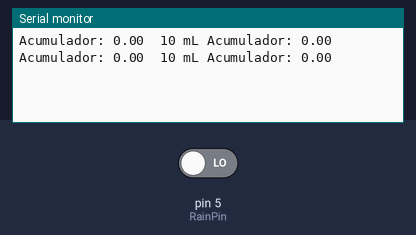
The sketch below on a simulated Arduino Uno, built with avr-gcc and run on an emulated ATmega328P. On the bench: the last lines printed to the serial monitor. The inputs (shaded band) are chosen by the test bench; at power-on: pin 5 (RainPin) LOW.

Above: at 2.8 s.
2.9 s: pin 5 (RainPin) driven HIGH
At 5.1 s:
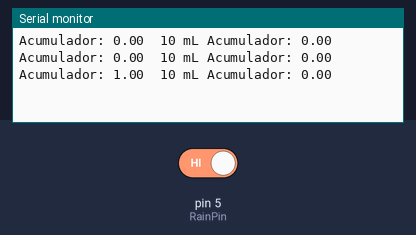
5.4 s: pin 5 (RainPin) driven LOW
At 6.9 s:
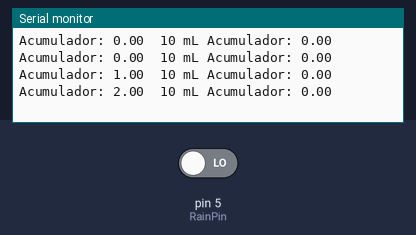
Timing chart, 0 to 8.4 s (numbered marks = the images above; inputs shaded):
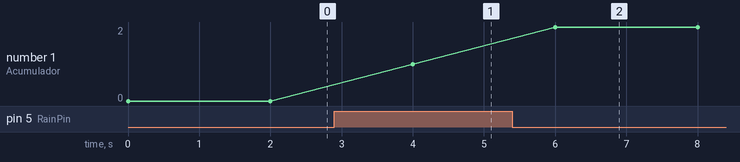

Measured:
- after the input at 2.9 s, the serial monitor: prints a new line after 1.1 s (image 1)
- after the input at 5.4 s, the serial monitor: prints a new line after 0.60 s (image 2)
- plotted number 1: 0 → 1 after the input at 2.9 s, 1 → 2 after the input at 5.4 s

The sketch:

rain_gauge.ino
```cpp
#define RainPin 5

//Rain variable
bool RainHigh=false;
const float LowAmt=1.0; //when rain is low, takes this ml to trip
const float HiAmt=1.0;    //when rain is high, takes this ml to trip
float RainAccum=0.0;     //Rain accumulator since start of sample
float DiezMl=0.0;       //10 mL accumulator

void setup(void) {
  Serial.begin(9600);  //Start the serial connection
  // Rain get start state
   if (digitalRead(RainPin)==HIGH)
    {
        RainHigh=true;
    }
   else
   {
        RainHigh=false;
    }
}

void loop(void)
{

// Rain calculator, looks for Rain continuously
// Look for low to high
if ((RainHigh==false)&&(digitalRead(RainPin)==HIGH))
{
   RainHigh=true;
   RainAccum+=LowAmt;
   if (RainAccum==10)
   {
     DiezMl+=1;
     RainAccum=0;
     }
}

if ((RainHigh==true)&&(digitalRead(RainPin)==LOW))
{
   RainHigh=false;
   RainAccum+=HiAmt;
   if (RainAccum==10)
   {
     DiezMl+=1;
     RainAccum=0;
     }

}
  Serial.print("Acumulador: ");
  Serial.print(RainAccum);
  Serial.print("\t");
  Serial.print("10 mL Acumulador: ");
  Serial.println(DiezMl);

  delay(2000);
}
```
